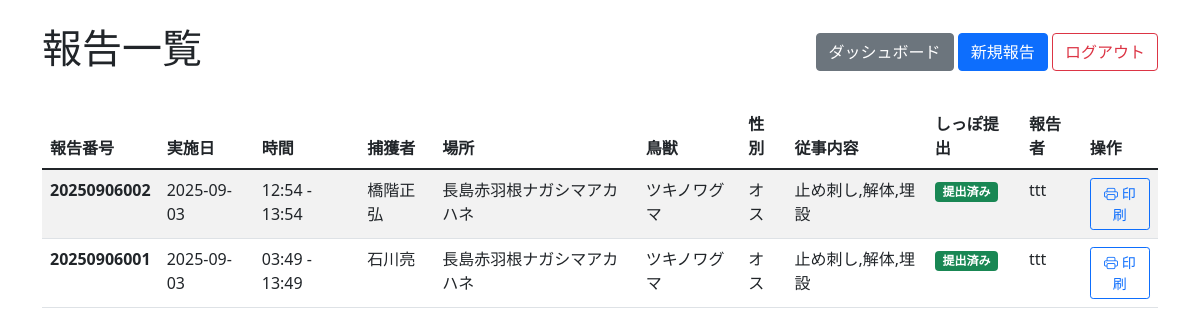
The app's page /reports (signed in), older data.
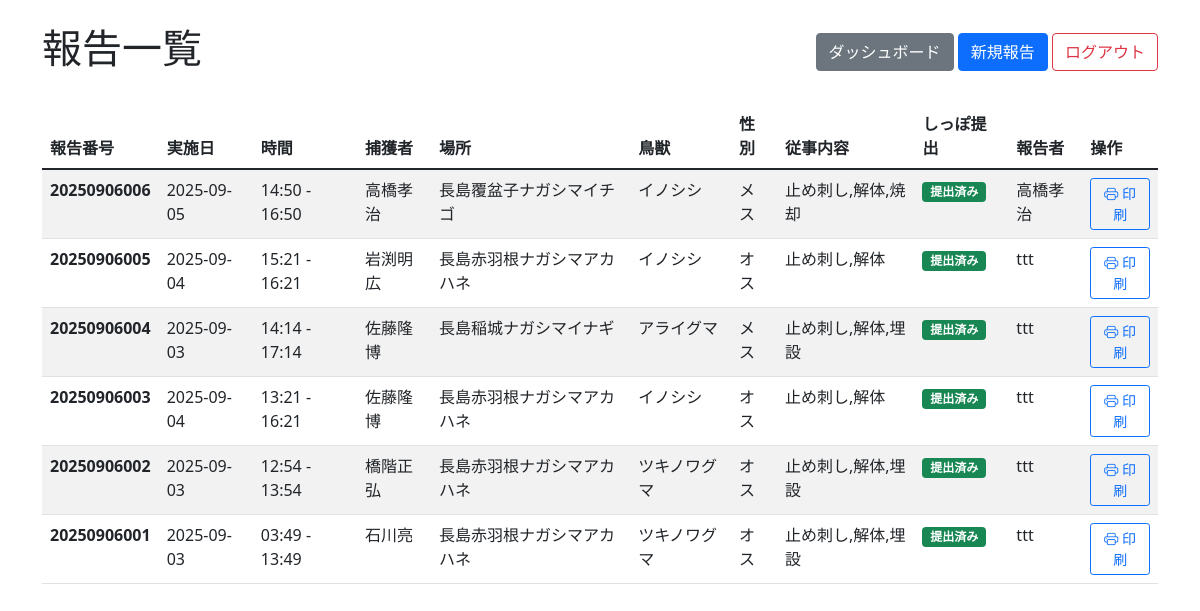
The same page, newer data.
### app.py (models this page shows)
class Report(Model):
    reportno = CharField(unique=True)  # 報告番号
    user = CharField()  # ユーザー名（またはID）
    date = CharField()
    start_time = CharField()
    end_time = CharField()
    method = CharField()
    hunter = CharField()
    team_members = CharField(null=True)  # 実施隊従事者（カンマ区切りで保存）
    location = CharField()
    animal = CharField()
    sex = CharField()
    tasks = CharField()  # カンマ区切りで保存
    tail_submitted = CharField()  # "yes" or "no"
    class Meta:
        database = db

### app.py (the view)
@app.route("/reports")
def reports():
    if "user_id" not in session:
        return redirect("/login")
    user = User.get_by_id(session["user_id"])
    if user.role == "admin":
        reports_list = Report.select().order_by(Report.reportno.desc())
    else:
        reports_list = Report.select().where(Report.user == user.name).order_by(Report.reportno.desc())
    return render_template("reports.html", reports=reports_list, user=user)

### templates/reports.html (shortened to what this page needs)
<!DOCTYPE html>
<html lang="ja">
<head>
    <link href="https://cdn.jsdelivr.net/npm/bootstrap@5.1.3/dist/css/bootstrap.min.css" rel="stylesheet">
    <link href="https://cdn.jsdelivr.net/npm/bootstrap-icons@1.7.2/font/bootstrap-icons.css" rel="stylesheet">
</head>
<body>
    <div class="container mt-4">
        <div class="d-flex justify-content-between align-items-center mb-4">
            <h1>報告一覧</h1>
            <div>
                <a href="/dashboard" class="btn btn-secondary">ダッシュボード</a>
                <a href="/report/new" class="btn btn-primary">新規報告</a>
                <a href="/logout" class="btn btn-outline-danger">ログアウト</a>
            </div>
        </div>
        {% if reports %}
        <div class="table-responsive">
            <table class="table table-striped">
                <thead>
                    <tr>
                        <th>報告番号</th>
                        <th>実施日</th>
                        <th>時間</th>
                        <th>捕獲者</th>
                        <th>場所</th>
                        <th>鳥獣</th>
                        <th>性別</th>
                        <th>従事内容</th>
                        <th>しっぽ提出</th>
                        <th>報告者</th>
                        <th>操作</th>
                    </tr>
                </thead>
                <tbody>
                    {% for report in reports %}
                    <tr>
                        <td><strong>{{ report.reportno }}</strong></td>
                        <td>{{ report.date }}</td>
                        <td>{{ report.start_time }} - {{ report.end_time }}</td>
                        <td>{{ report.hunter }}</td>
                        <td>{{ report.location }}</td>
                        <td>{{ report.animal }}</td>
                        <td>{{ report.sex }}</td>
                        <td>{{ report.tasks }}</td>
                        <td>
                            {% if report.tail_submitted == "yes" %}
                            <span class="badge bg-success">提出済み</span>
                            {% else %}
                            <span class="badge bg-warning">未提出</span>
                            {% endif %}
                        </td>
                        <td>{{ report.user }}</td>
                        <td>
                            <a href="/report/print/{{ report.id }}" target="_blank" class="btn btn-sm btn-outline-primary">
                                <i class="bi bi-printer"></i> 印刷
                            </a>
                        </td>
                    </tr>
                    {% endfor %}
                </tbody>
            </table>
        </div>
        {% else %}
        <div class="alert alert-info">
            <h4>報告がありません</h4>
            <p>まだ報告が登録されていません。<a href="/report/new">新規報告</a>から最初の報告を作成してください。</p>
        </div>
        {% endif %}
    </div>
</body>
</html>

Row changes from the older to the newer data that the page shows:
added Report: reportno "20250906006", date "2025-09-05", start_time "14:50", end_time "16:50", hunter "高橋孝治", location "長島覆盆子ナガシマイチゴ", animal "イノシシ", sex "メス", tasks "止め刺し,解体,焼却", tail_submitted "提出済み", user "高橋孝治"
added Report: reportno "20250906005", date "2025-09-04", start_time "15:21", end_time "16:21", hunter "岩渕明広", location "長島赤羽根ナガシマアカハネ", animal "イノシシ", sex "オス", tasks "止め刺し,解体", tail_submitted "提出済み", user "ttt"
added Report: reportno "20250906004", date "2025-09-03", start_time "14:14", end_time "17:14", hunter "佐藤隆博", location "長島稲城ナガシマイナギ", animal "アライグマ", sex "メス", tasks "止め刺し,解体,埋設", tail_submitted "提出済み", user "ttt"
added Report: reportno "20250906003", date "2025-09-04", start_time "13:21", end_time "16:21", hunter "佐藤隆博", location "長島赤羽根ナガシマアカハネ", animal "イノシシ", sex "オス", tasks "止め刺し,解体", tail_submitted "提出済み", user "ttt"
